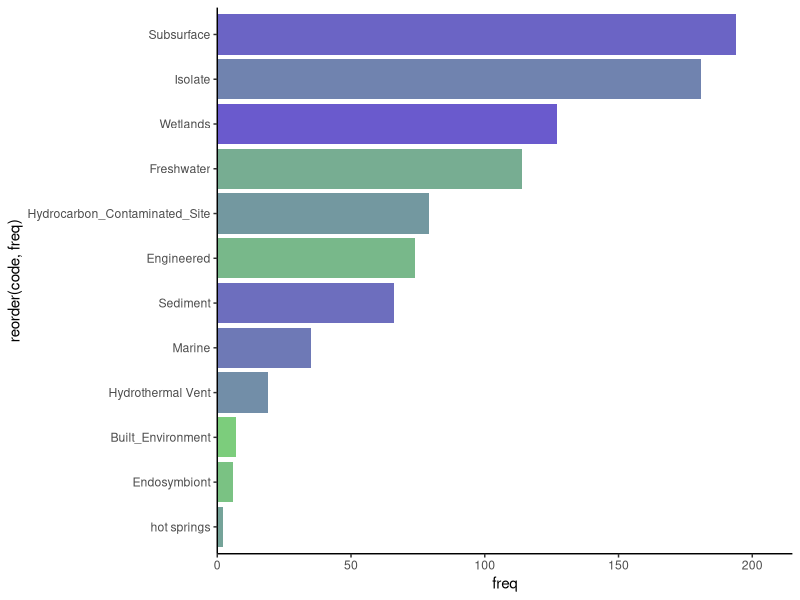
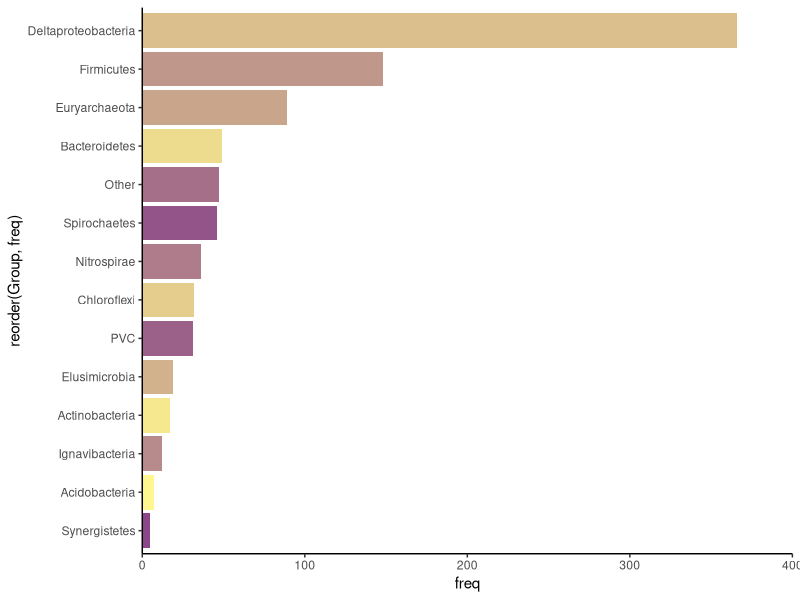
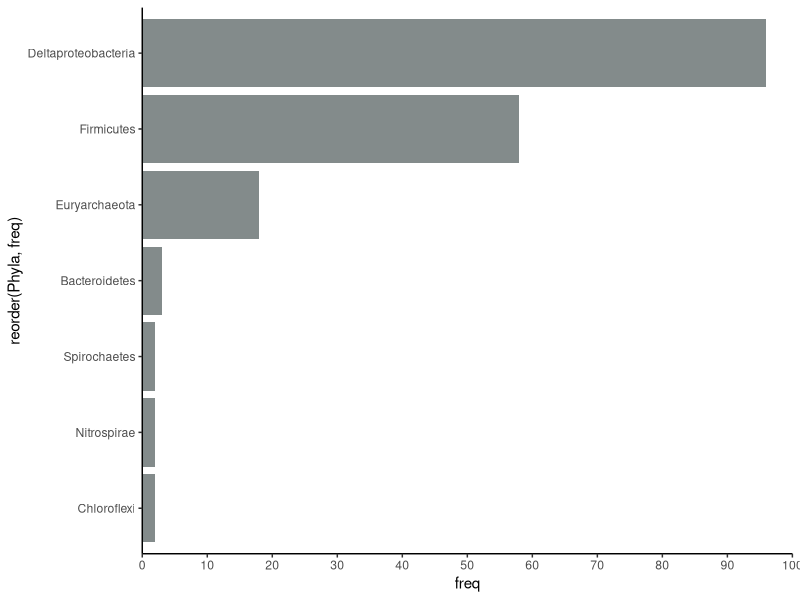
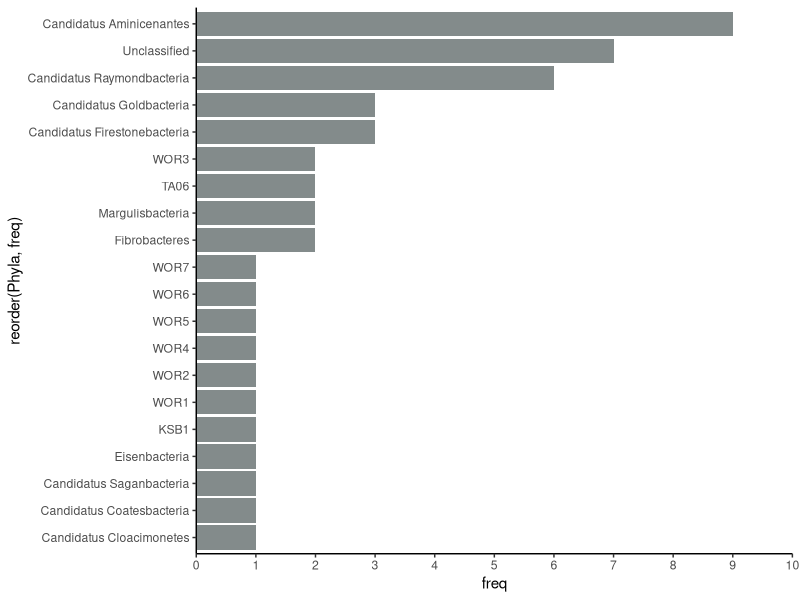
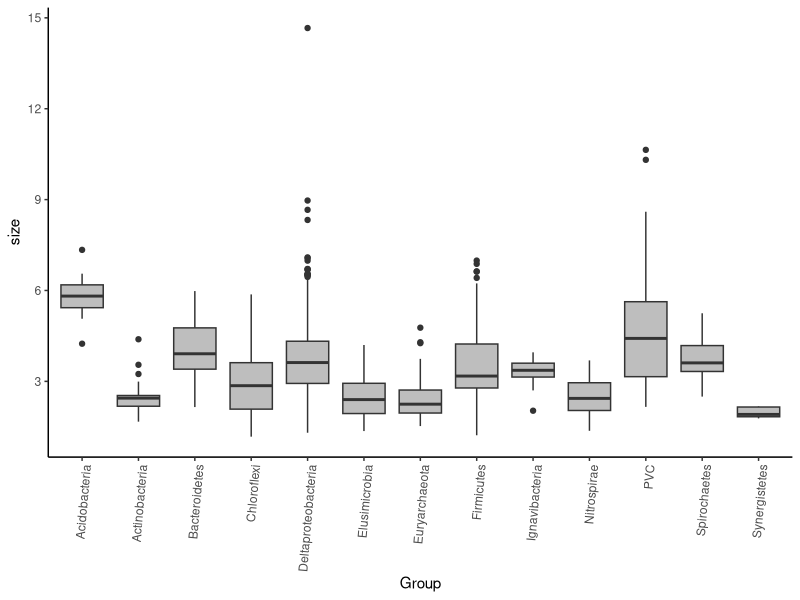
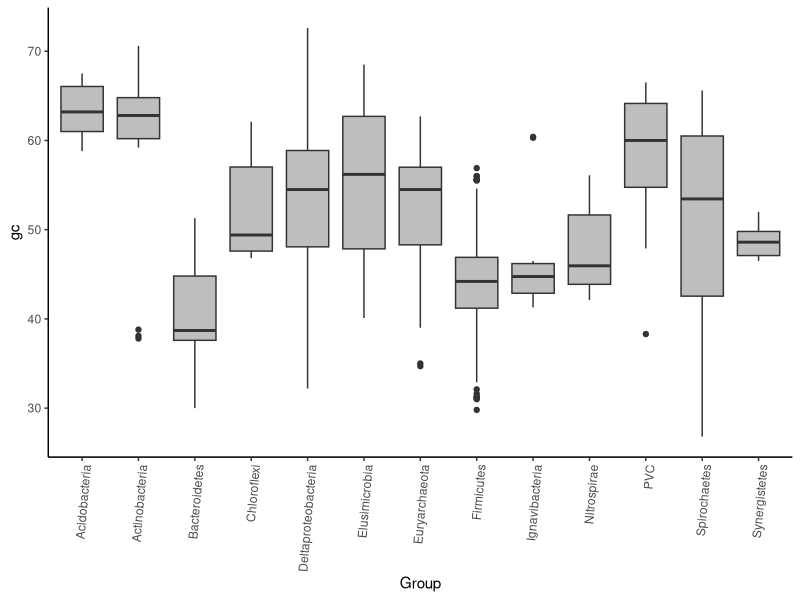
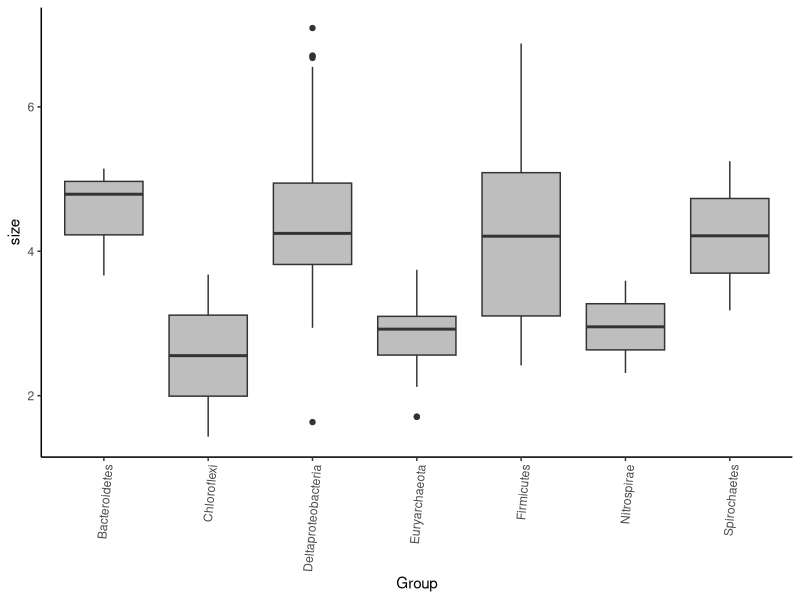
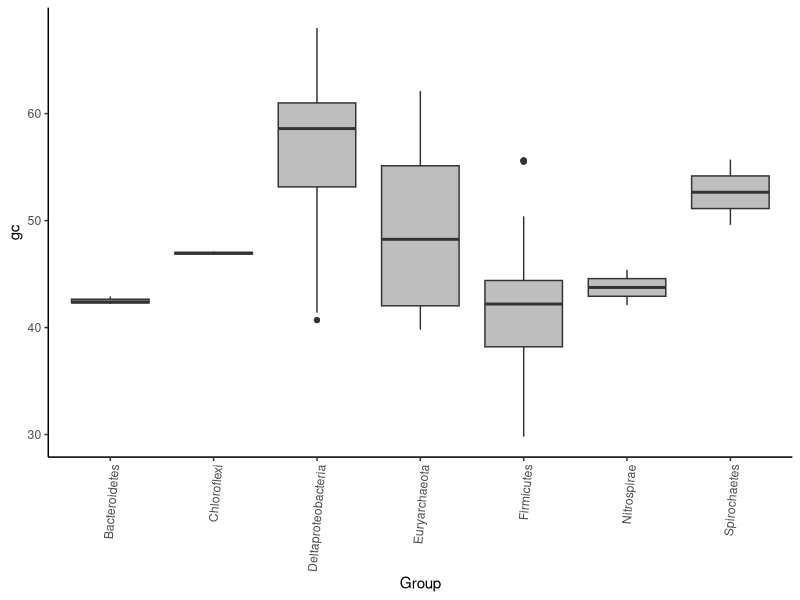

The R source for these figures, in order: (Note: this script raises an error after producing the figures.)
library(tidyverse)
library(reshape2)
library(plyr)

metadata = read.csv("files/stats/mehg-final-dataset-metadata.csv")
environment = count(metadata, "code")
group = count(metadata, "Group")
phyla = count(metadata, "Phyla")
study = count(metadata, "study")
ref = count(metadata, "reference")

# Environments plot
phaColfunc = colorRampPalette(c("palegreen3", "slateblue"))
bar_env = environment %>% ggplot(aes(x=reorder(code, freq), y=freq)) + geom_bar(stat="identity", fill=(phaColfunc(12))) + coord_flip() + scale_y_continuous(limits=c(0,215), expand = c(0, 0)) + theme_classic()
bar_env 

# phyla plot
phylaColfunc = colorRampPalette(c("khaki1", "orchid4"))
bar_phyla = group %>% ggplot(aes(x=reorder(Group, freq), y=freq)) + geom_bar(stat="identity", fill=(phylaColfunc(14))) + coord_flip() + scale_y_continuous(limits=c(0,400), expand= c(0,0)) + theme_classic()
bar_phyla

# reference isolate phyla 
references = metadata %>% filter(code=="Isolate")
reference_phyla = count(references, "Phyla")
bar_ref = reference_phyla %>% ggplot(aes(x=reorder(Phyla, freq), y=freq)) + geom_bar(stat="identity", fill="azure4") + coord_flip() + scale_y_continuous(limits=c(0,100), expand= c(0,0), breaks=seq(0,100,10)) + theme_classic()
bar_ref

# other with low amounts
other = metadata %>% filter(Group=="Other")
other_phyla = count(other, "Phyla")
bar_other= other_phyla %>% ggplot(aes(x=reorder(Phyla, freq), y=freq)) + geom_bar(stat="identity", fill="azure4") + coord_flip() + scale_y_continuous(limits=c(0,10), expand= c(0,0), breaks=seq(0,10,1)) + theme_classic()
bar_other

# genome statistics
# all
# genome size
genome_size = metadata %>% select(Group, size) %>% filter(Group != "Other")
genome_size_avgs = aggregate(genome_size[2], list(genome_size$Group), mean)
all_avgs = genome_size %>% ggplot(aes(x=Group, y=size)) + geom_boxplot(fill="gray")
all_avgs_theme = all_avgs + scale_y_continuous(breaks=seq(0,15,3)) + theme_classic() + theme(axis.text.x = element_text(angle = 85, hjust = 1))
all_avgs_theme
# gc content
gc_all = metadata %>% select(Group, gc) %>% filter(Group != "Other")
gc_meth = gc_all %>% ggplot(aes(x=Group, y=gc)) + geom_boxplot(fill="gray")
gc_meth_theme = gc_meth + theme_classic() + theme(axis.text.x = element_text(angle = 85, hjust = 1))
gc_meth_theme

# just isolates
# genome size
isolate_sizes = metadata %>% filter(code=="Isolate") %>% select(Group, size)
isolate_avgs = isolate_sizes %>% ggplot(aes(x=Group, y=size)) + geom_boxplot(fill="gray")
isolate_avgs_theme = isolate_avgs + theme_classic() + theme(axis.text.x = element_text(angle = 85, hjust = 1))
isolate_avgs_theme
# gc content 
gc_isolates = metadata %>% filter(code=="Isolate") %>% select(Group, gc)
gc_meth_isolates = gc_isolates %>% ggplot(aes(x=Group, y=gc)) + geom_boxplot(fill="gray")
gc_isolates_theme = gc_meth_isolates + theme_classic() + theme(axis.text.x = element_text(angle = 85, hjust = 1))
gc_isolates_theme

# stats for "other" 
#size
other_sizes = metadata %>% filter(Group=="Other") %>% select(Phyla, size)
other_avgs = other_sizes %>% ggplot(aes(x=Phyla, y=size)) + geom_boxplot(fill="gray")
other_avgs_theme = other_avgs + theme_classic() + theme(axis.text.x = element_text(angle = 85, hjust = 1)) 
other_avgs_theme
#gc
other_gc = metadata %>% filter(Group=="Other") %>% select(Phyla, gc)
other_gc_avgs = other_gc %>% ggplot(aes(x=Phyla,y=gc)) + geom_boxplot(fill="gray")
other_gc_theme = other_gc_avgs + theme_classic() + theme(axis.text.x = element_text(angle = 85, hjust = 1)) 
other_gc_theme

# quality stats of MAGs
mags = metadata %>% filter(code != "Isolate")
mag_qual = mags %>% ggplot(aes(x=Completeness, y=Contamination, color=Group)) + geom_point(size=2) + scale_x_continuous(breaks=seq(0,100,10)) + theme_classic()
mag_qual

# Save plots
# bar plots
ggsave(file="figs/2019-10-21-environment-barplot.png", bar_env, width=20, height=10, units=c("cm"))
ggsave(file="figs/2019-10-21-phyla-barplot.png", bar_phyla, width=20, height=10, units=c("cm"))
ggsave(file="figs/2019-10-21-reference-phyla-barplot.png", bar_ref, width=7, height=4, units=c("cm"))
ggsave(file="figs/2019-10-21-other-phyla-barplot.png", bar_other, width=10, height=10, units=c("cm"))

# stats
ggsave(file="figs/2019-10-21-all-genome-sizes.png", all_avgs_theme, width=15, height=10, units=c("cm"))
ggsave(file="figs/2019-10-21-all-gc.png", gc_meth_theme, width=15, height=10, units=c("cm"))
ggsave(file="figs/2019-10-21-isolates-sizes.png", isolate_avgs_theme, width=10, height=7, units=c("cm"))
ggsave(file="figs/2019-10-21-isolates-gc.png", gc_isolates_theme, width=10, height=7, units=c("cm"))
ggsave(file="figs/2019-10-21-other-phyla-sizes.png", other_avgs_theme, width=7,height=10,units=c("cm"))
ggsave(file="figs/2019-10-21-other-phyla-gc.png", other_gc_theme,width=7,height=10,units=c("cm"))
ggsave(file="figs/2019-10-21-mags-qual-stats.png", mag_qual, width=15,height=10,units=c("cm"))


#### above 90 comp and below 10 red for metabolic marker analyses
highqual = metadata %>% filter(Completeness > 90) %>% filter(Contamination < 10)
high.count = count(highqual, "Group")
highqual.groups = highqual %>% filter(Group!="Other")
groups.count = count(highqual.groups, "Group")
write.csv(highqual.groups, "files/stats/quals/high-qual-90-10-no-other-mehg-metadata.csv", quote=FALSE, row.names=FALSE)
